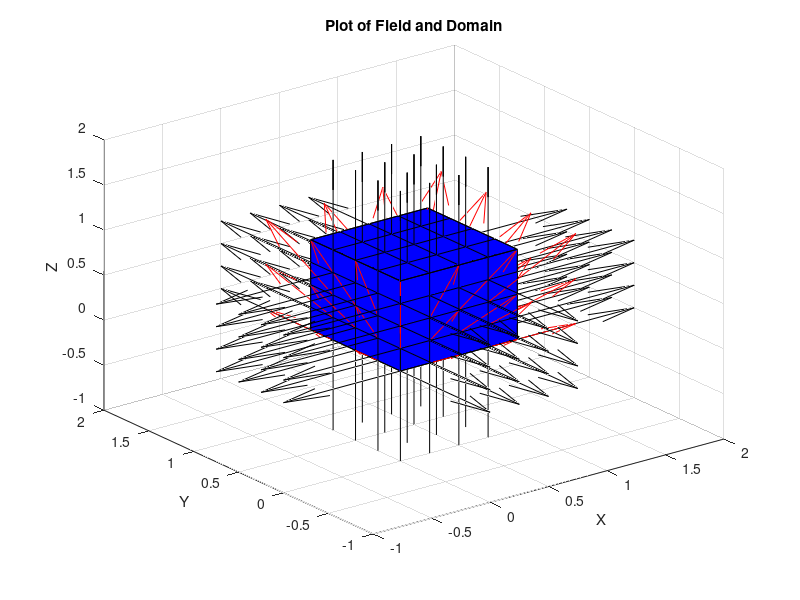
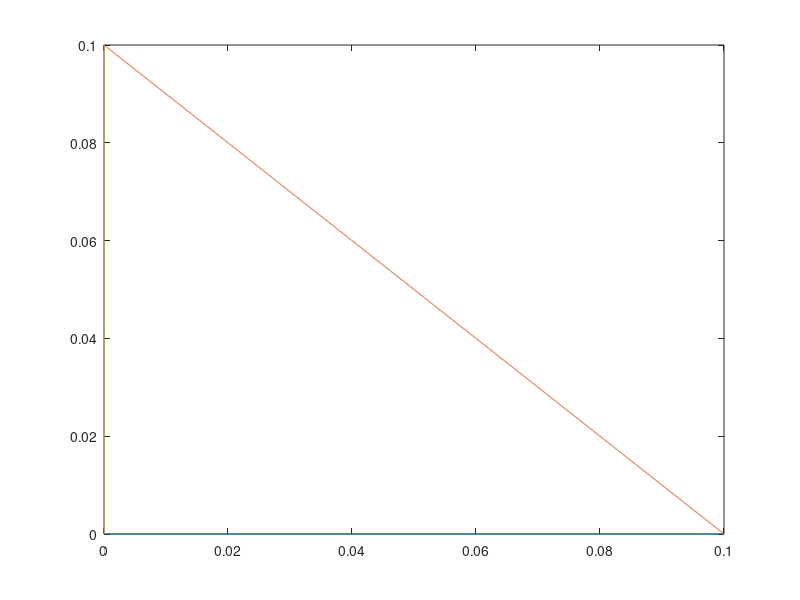

Reproduce these figures in MATLAB, in order.
%%Problem 1 Volume Integral
N = 200;
[x,y,z] = meshgrid(linspace(0,1,N));
dX = (1)/(N-1);
dY = (1)/(N-1);
dZ = (1)/(N-1);
dV = dX*dY*dZ;
f = x;
g = y;
h = z;
div = divergence(x,y,z,f,g,h);
Flux = sum(div(:))*dV;
disp('Flux from volume integral:')
disp(Flux)
%% Problem 1 Surface Integral
clear
close all
clc
N = 5;
[x,y,z] = meshgrid(linspace(0,1,5));
f = x;
g = y;
m = z;
[u,v] = meshgrid(linspace(0,1,N));
J = size(u);
oo = zeros(J(1),J(2));
k = ones(J(1),J(2));
x1 = cat(3,k,u,v);
x2 = cat(3,u,k,v);
x3 = cat(3,oo,u,v);
x4 = cat(3,u,oo,v);
x5 = cat(3,u,v,oo);
x6 = cat(3,u,v,k);
figure
h = surf(x1(:,:,1),x1(:,:,2),x1(:,:,3));
set(h,'FaceColor','b')
hold on
h = surf(x2(:,:,1),x2(:,:,2),x2(:,:,3));
set(h,'FaceColor','b')
hold on
h = surf(x3(:,:,1),x3(:,:,2),x3(:,:,3));
set(h,'FaceColor','b')
hold on
h = surf(x4(:,:,1),x4(:,:,2),x4(:,:,3));
set(h,'FaceColor','b')
hold on
h = surf(x5(:,:,1),x5(:,:,2),x5(:,:,3));
set(h,'FaceColor','b')
hold on
h = surf(x6(:,:,1),x6(:,:,2),x6(:,:,3));
set(h,'FaceColor','b')
hold on
xlabel('X')
ylabel('Y')
zlabel('Z')
title('Plot of Field and Domain')

a1 = diff(x1,1,1);
a1(:,end,:) = [];
b1 = diff(x1,1,2);
b1(end,:,:) = [];
n1 = cross(a1,b1,3);
dA1 = sqrt(sum(n1.^2,3));

a2 = diff(x2,1,1);
a2(:,end,:) = [];
b2 = diff(x2,1,2);
b2(end,:,:) = [];
n2 = cross(a2,b2,3);
dA2 = sqrt(sum(n2.^2,3));

a3 = diff(x3,1,1);
a3(:,end,:) = [];
b3 = diff(x3,1,2);
b3(end,:,:) = [];
n3 = cross(a3,b3,3);
dA3 = sqrt(sum(n3.^2,3));

a4 = diff(x4,1,1);
a4(:,end,:) = [];
b4 = diff(x4,1,2);
b4(end,:,:) = [];
n4 = cross(a4,b4,3);
dA4 = sqrt(sum(n4.^2,3));

a5 = diff(x5,1,1);
a5(:,end,:) = [];
b5 = diff(x5,1,2);
b5(end,:,:) = [];
n5 = cross(a5,b5,3);
dA5 = sqrt(sum(n5.^2,3));

a6 = diff(x6,1,1);
a6(:,end,:) = [];
b6 = diff(x6,1,2);
b6(end,:,:) = [];
n6 = cross(a6,b6,3);
dA6 = sqrt(sum(n6.^2,3));

for j = 1:3
    n1(:,:,j) = -n1(:,:,j)./dA1;
end

for j = 1:3
    n2(:,:,j) = n2(:,:,j)./dA2;
end

for j = 1:3
    n3(:,:,j) = n3(:,:,j)./dA3;
end

for j = 1:3
    n4(:,:,j) = -1*n4(:,:,j)./dA4;
end

for j = 1:3
    n5(:,:,j) = n5(:,:,j)./dA5;
end

for j = 1:3
    n6(:,:,j) = -n6(:,:,j)./dA6;
end

x1(end,:,:) = [];
x1(:,end,:) = [];

x2(end,:,:) = [];
x2(:,end,:) = [];

x3(end,:,:) = [];
x3(:,end,:) = [];

x4(end,:,:) = [];
x4(:,end,:) = [];

x5(end,:,:) = [];
x5(:,end,:) = [];

x6(end,:,:) = [];
x6(:,end,:) = [];

x(end,:,:) = [];
x(:,end,:) = [];
x(:,:,(end-1):end) = [];

y(end,:,:) = [];
y(:,end,:) = [];
y(:,:,(end-1):end) = [];

z(end,:,:) = [];
z(:,end,:) = [];
z(:,:,(end-1):end) = [];


f(end,:,:) = [];
f(:,end,:) = [];
f(:,:,(end-1):end) = [];

g(end,:,:) = [];
g(:,end,:) = [];
g(:,:,(end-1):end) = [];

m(end,:,:) = [];
m(:,end,:) = [];
m(:,:,(end-1):end) = [];

quiver3(x1(:,:,1),x1(:,:,2),x1(:,:,3),n1(:,:,1),n1(:,:,2),n1(:,:,3),0,'k')
hold on
quiver3(x2(:,:,1),x2(:,:,2),x2(:,:,3),n2(:,:,1),n2(:,:,2),n2(:,:,3),0,'k')
hold on
quiver3(x3(:,:,1),x3(:,:,2),x3(:,:,3),n3(:,:,1),n3(:,:,2),n3(:,:,3),0,'k')
hold on
quiver3(x4(:,:,1),x4(:,:,2),x4(:,:,3),n4(:,:,1),n4(:,:,2),n4(:,:,3),0,'k')
hold on
quiver3(x5(:,:,1),x5(:,:,2),x5(:,:,3),n5(:,:,1),n5(:,:,2),n5(:,:,3),0,'k')
hold on
quiver3(x6(:,:,1),x6(:,:,2),x6(:,:,3),n6(:,:,1),n6(:,:,2),n6(:,:,3),0,'k')
hold on
quiver3(x,y,z,f,g,m,0,'r')
hold on

f1 = x1;
f2 = x2;
f3 = x3;
f4 = x4;
f5 = x5;
f6 = x6;

flux1 = sum(f1.*n1,3).*dA1;
flux1 = sum(flux1(:));

flux2 = sum(f2.*n2,3).*dA2;
flux2 = sum(flux2(:));

flux3 = sum(f3.*n3,3).*dA3;
flux3 = sum(flux3(:));

flux4 = sum(f4.*n4,3).*dA4;
flux4 = sum(flux4(:));

flux5 = sum(f5.*n5,3).*dA5;
flux5 = sum(flux5(:));

flux6 = sum(f6.*n6,3).*dA6;
flux6 = sum(flux6(:));

Flux = flux1 + flux2 + flux3 + flux4 + flux5 + flux6;
disp('Flux computed via surface integral:')
disp(Flux)
%% Problem 2

clear
close all
clc
% Parameterize Triangle
eps = 0.1;
N = 2500; % Increase later
t = linspace(0,1,N)';
A = 0.5*eps^2;

x1 = eps*t;
y1 = 0*t; % multiply by t to make y1 the same size as x1
x2 = eps*(1-t);
y2 = eps*t;
x3 = 0*t;
y3 = eps*(1-t);

f1 = [-y1, x1];
f2 = [-y2, x2];
f3 = [-y3, x3];

% Compute tangent vector
% Then append final tangent vector to end of diff
dx1 = diff(x1); % computes forward difference
dy1 = diff(y1);
% We can set Nth tangent vector = N-1th tangent vector
dx1(end+1) = dx1(end);
dy1(end+1) = dy1(end);
dx2 = diff(x2);
dy2 = diff(y2);
dx2(end+1) = dx2(end);
dy2(end+1) = dy2(end);
dx3 = diff(x3);
dy3 = diff(y3);
dx3(end+1) = dx3(end);
dy3(end+1) = dy3(end);

% Store components of tangent vector for each side of triangle
ds1 = [dx1,dy1];
ds2 = [dx2,dy2];
ds3 = [dx3,dy3];
% Compute unit tangent vector for each side
t1 = ds1./vecnorm(ds1,2,2);
t2 = ds2./vecnorm(ds2,2,2);
t3 = ds3./vecnorm(ds3,2,2);
% Store and sum f dot t *ds for each segment along the boundary
f1_dot_t1_ds = f1.*t1.*vecnorm(ds1,2,2);
f2_dot_t2_ds = f2.*t2.*vecnorm(ds2,2,2);
f3_dot_t3_ds = f3.*t3.*vecnorm(ds3,2,2);
work1 = sum(f1_dot_t1_ds(:));
work2 = sum(f2_dot_t2_ds(:));
work3 = sum(f3_dot_t3_ds(:));
work = 1/A*(work1 + work2 + work3);
disp('Work divided by area from boundaryintegral:')
disp(work)
figure
plot(x1,y1)
hold on
plot(x2,y2)
hold on
plot(x3,y3)